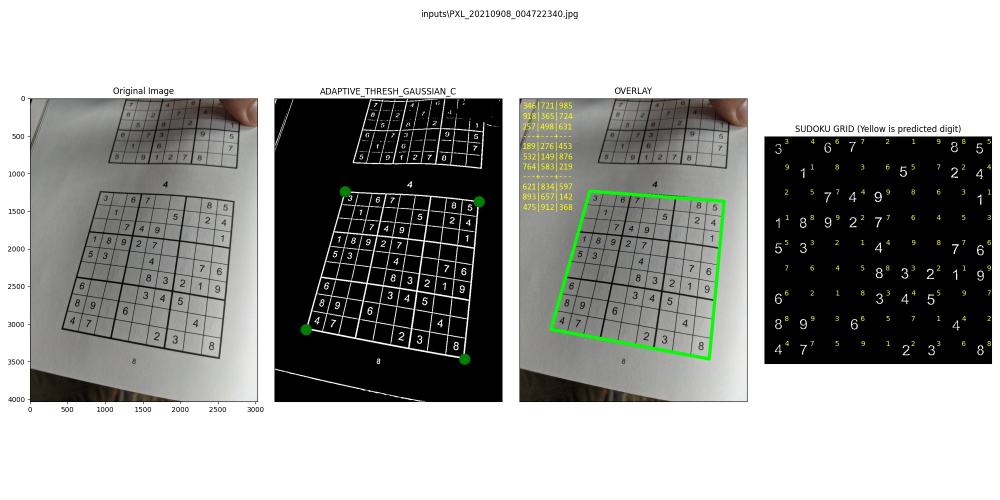
#> input picture example1.jpg, 2000 x 1000 px (shown at 1/2 size)
$ python -i sudoku_grid_detector.py   (imports and definitions only)
#> lines starting #> are read from the running program, lines starting #| are printed output that depends on the picture; after the words box and inside, x2 and y2 are one past the last pixel; in counts of white or black regions, pixels touching at a corner belong together
import cv2
import numpy as np


class SudokuGridDetector:
    """Load Sudoku image, find grid and generate a process sudoku grid image"""

    def __init__(self, img_filepath : str, tilesize_px = 64):
        self.reset()
        self.img_filepath = img_filepath
        self.tilesize_px = tilesize_px
        self.process()

    def reset(self):
        self.img_filepath = None
        self.raw_img = None
        self.delta = None
        self.resized_img = None
        self.binary_img = None
        self.sudoku_img = None
        self.sudoku_cells = None
        self.tilesize_px = None
        self.contour = None
        self.corners = None
        self.M = None

    def process(self):
        """Load and process image into binarized sudoku grid image"""
        self.loadImage()
        if self.resized_img is None:
            raise ValueError('Resized image doesn\'t exist')
        self.binarizeImage()
        self.findSudokuGrid()
        if self.corners is not None:
            self.makeSudokuGridImage()
            self.generateSudokuCells()

    def loadImage(self):
        """Load raw image and generate resized image"""
        self.raw_img = cv2.imread(self.img_filepath)
#> self.raw_img is the input picture: shape (1000, 2000, 3); mean B, G, R 160.8, 163.1, 162.2

        if self.raw_img is None:
            raise ValueError(f'Could not load {self.img_filepath}')

        # Convert to RGB for matplotlib
        self.raw_img = cv2.cvtColor(self.raw_img, cv2.COLOR_BGR2RGB)
        self.resizeImage()

    def resizeImage(self, max_height_px=1024):
#> called with max_height_px = 1024
        if self.raw_img is None:
            raise ValueError('Raw image not loaded yet')

        self.delta = max_height_px / self.raw_img.shape[0]
#> self.delta = 1.02
        print(f'Resizing {self.raw_img.shape} x {self.delta}')
#| Resizing (1000, 2000, 3) x 1.024
        self.resized_img = cv2.resize(
            self.raw_img, None, fx=self.delta, fy=self.delta, interpolation=cv2.INTER_CUBIC
        )
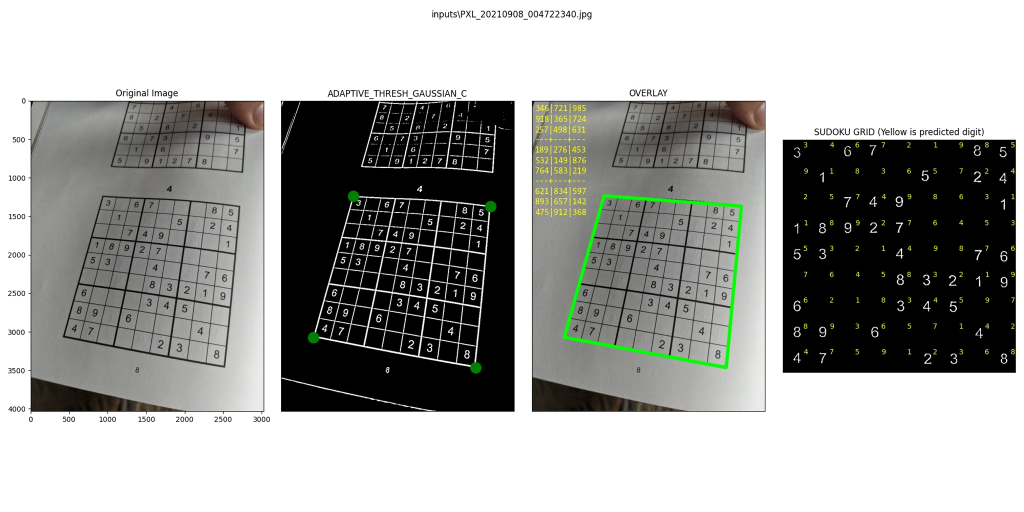
#> self.resized_img: shape (1024, 2048, 3) (shown at 1/2 size); mean R, G, B 162.3, 163.2, 160.8

    def binarizeImage(self):
        if self.resized_img is None:
            raise ValueError('Resized image doesn\'t exist')

        img_gray = cv2.cvtColor(self.resized_img, cv2.COLOR_RGB2GRAY)
        img_gray = cv2.GaussianBlur(img_gray, (5, 5), 0)
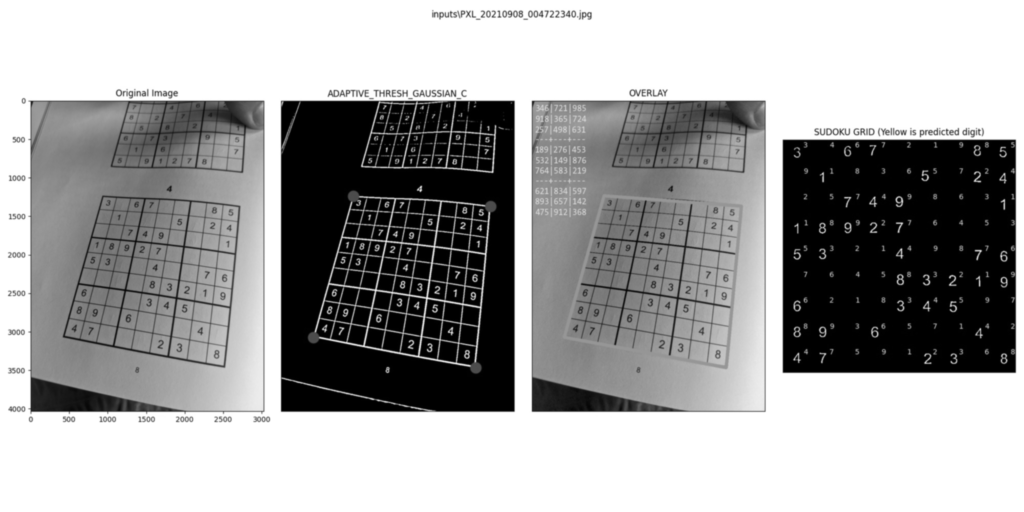
#> img_gray: shape (1024, 2048) (shown at 1/2 size); min 0, max 255, mean 162.6

        self.binary_img = cv2.adaptiveThreshold(
            img_gray, 255, cv2.ADAPTIVE_THRESH_GAUSSIAN_C, cv2.THRESH_BINARY_INV, 21, 15)
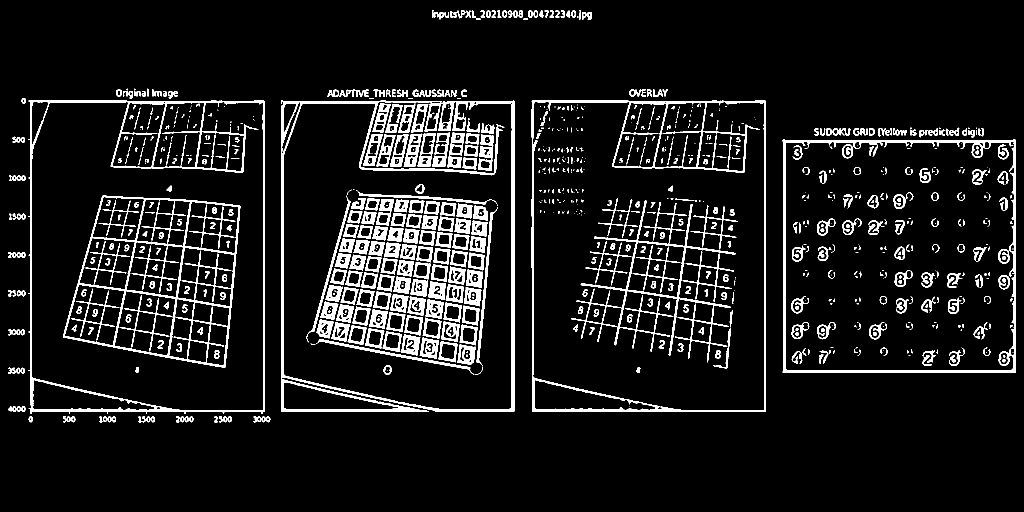
#> self.binary_img: shape (1024, 2048) (shown at 1/2 size); 8.6% white; 942 white regions (398 under 20 px)

    def findSudokuGrid(self, min_side_length_ratio=4):
        """Find the corners of the sudoku grid"""
#> called with min_side_length_ratio = 4
        if self.binary_img is None:
            raise ValueError('Resized image doesn\'t exist')
        # Find enclosing rectangle
        contours = cv2.findContours(self.binary_img, cv2.RETR_EXTERNAL, cv2.CHAIN_APPROX_SIMPLE)[0]
#> contours = 250 contours, 26 with area under 20; largest, box (x1, y1, x2, y2) and area: (57, 201, 529, 828) 290036, (1063, 201, 1532, 824) 289984, (1565, 279, 2032, 746) 215484, (562, 201, 1029, 824) 15257, (562, 757, 857, 824) 8852

        simple_contours = []
        # Look for a sudoku grid where the minimum pixel area is a ratio of smallest side of grid versus image shorter of width/height
        min_area = (min(self.binary_img.shape[0], self.binary_img.shape[1]) / min_side_length_ratio)**2
#> min_area = 65536
        best_contour = None
        for contour in contours:
            # If this contour area is > the current min area, replace best contour
            area = cv2.contourArea(contour)
            if area > min_area:
                epsilon = 0.1 * cv2.arcLength(contour, True)
                contour = cv2.approxPolyDP(contour, epsilon, True)
                # contour = cv2.convexHull(contour) # Orders points nicely
                if contour.shape[0] != 4:
                    continue
                best_contour = contour
                min_area = area
#> this loop made 250 passes
#> (area, epsilon, best_contour, min_area) on passes 122, 176, 178: (215484, 187.2, [[1566, 279], [1565, 744], [2030, 745], [2031, 280]], 215484), (289984, 218.5, [[1064, 201], [1064, 823], [1530, 823], [1530, 201]], 289984), (290036, 228.8, [[57, 201], [61, 827], [524, 827], [528, 202]], 290036)
#> area on passes 1 to 6: 242.5, 132, 36, 42, 192.5, 39.5
#> after the loop, epsilon = 228.8; min_area = 290036

        if best_contour is None:
            print('Didn\'t find any contours that matched.')
            return

        self.contour = best_contour
#> self.contour = [[57, 201], [61, 827], [524, 827], [528, 202]]
        self.corners = self.orderPoints(np.float32(best_contour[:, 0, :]))
#> in orderPoints, `s = pts.sum(axis=1)`: s = [258, 888, 1351, 730]
#> in orderPoints, `diff = np.diff(pts, axis=1)`: diff = [144, 766, 303, -326]
#> self.corners = [[57, 201], [528, 202], [524, 827], [61, 827]]

    def makeSudokuGridImage(self):
        """ Generate warped image """
        if self.corners is None:
            raise ValueError('Corners of image not found yet')
          # px
        output_pts = np.float32([[0, 0], [1, 0], [1, 1], [0, 1]]) * self.tilesize_px * 9
        # Get warp on input points for original image (un-scale with delta)
        self.M = cv2.getPerspectiveTransform(self.corners / self.delta, output_pts)
#> self.M = [[1.24, -0.00794, -67.65], [-0.00196, 0.921, -180.7], [-3.39e-06, -2.76e-05, 1]]
        raw_blurred_img = cv2.GaussianBlur(self.raw_img, (5, 5), 0) # Expensive, not really necessary
        warped = cv2.warpPerspective(
            raw_blurred_img, self.M, (self.tilesize_px * 9, self.tilesize_px * 9), flags=cv2.INTER_LINEAR
        )
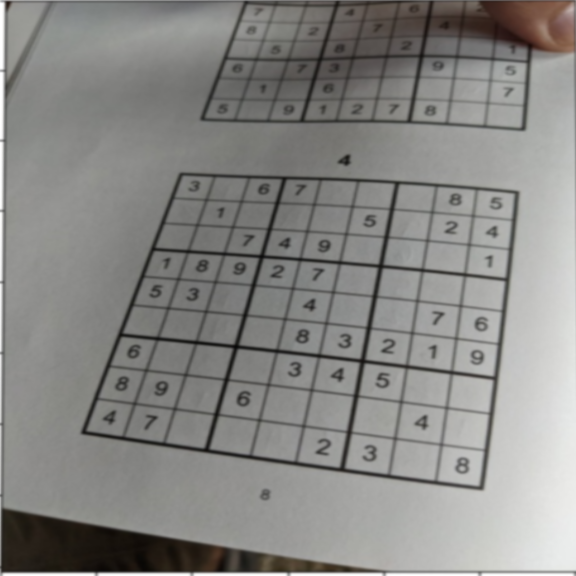
#> warped: shape (576, 576, 3); mean R, G, B 136, 135.4, 132.8

        self.sudoku_img = cv2.adaptiveThreshold(
            cv2.cvtColor(warped, cv2.COLOR_RGB2GRAY),
            255,
            cv2.ADAPTIVE_THRESH_GAUSSIAN_C,
            cv2.THRESH_BINARY_INV,
            21,
            50,
        )
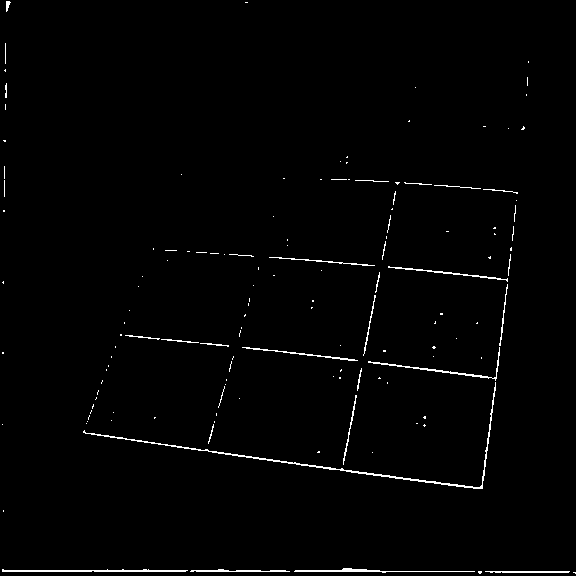
#> self.sudoku_img: shape (576, 576); 1.2% white in thin lines or dots

        # warped img size is width = height = self.tilesize_px * 9
        # remove pixels where lines are
        buffer_px = int(self.tilesize_px / 6) # Assume lines don't encroach > 1/6th of a tile
        for i in range(10):
            self.sudoku_img[:, max(0, i * self.tilesize_px - buffer_px) : min(self.tilesize_px * 9, i * self.tilesize_px + buffer_px)] = 0
            self.sudoku_img[max(0, i * self.tilesize_px - buffer_px) : min(self.tilesize_px * 9, i * self.tilesize_px + buffer_px), :] = 0
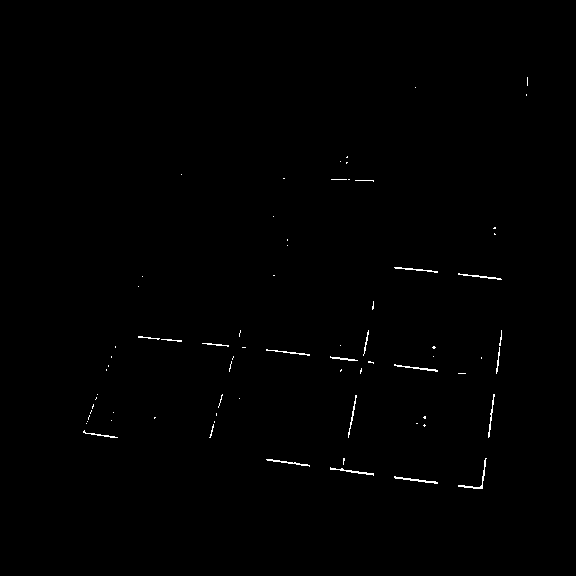
#> self.sudoku_img: shape (576, 576); 0.42% white in thin lines or dots, all inside (x1, y1, x2, y2) = (83, 77, 528, 489)

    def generateSudokuCells(self):
        """Generate 9x9xTxT cell array (T = tile size in pixels) from a 9x9 grid image, each tile is TxT pixels"""
        if self.sudoku_img.shape is None:
            raise ValueError('Sudoku image not generated yet')
        self.sudoku_cells = self.sudoku_img.reshape(9,self.tilesize_px,9,self.tilesize_px).swapaxes(1,2)

    def orderPoints(self, pts):
        """Re-order 4 corner points so top-left is first and clockwise."""
        out = np.zeros((4, 2), dtype=np.float32)
        s = pts.sum(axis=1)
        out[0] = pts[np.argmin(s)]
        out[2] = pts[np.argmax(s)]
        diff = np.diff(pts, axis=1)
        out[1] = pts[np.argmin(diff)]
        out[3] = pts[np.argmax(diff)]
        return out

>>> result = SudokuGridDetector('example1.jpg').process()
#| Resizing (1000, 2000, 3) x 1.024
#> the loop in findSudokuGrid (call 2), `for contour in contours:` made 250 passes
#> area on passes 1 to 12: 242.5, 132, 36, 42, 192.5, 39.5, 130.5, 69, 196.5, 33.5, 170.5, 69
